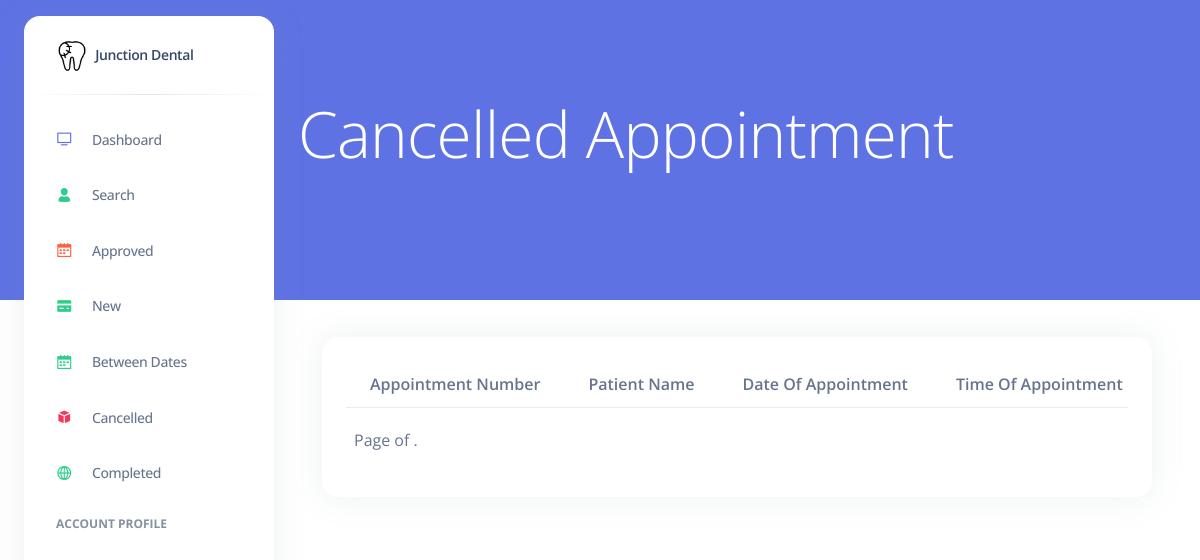
The app's page /Dashboard/DoctorPatientCancelledAppointment (signed in), older data.
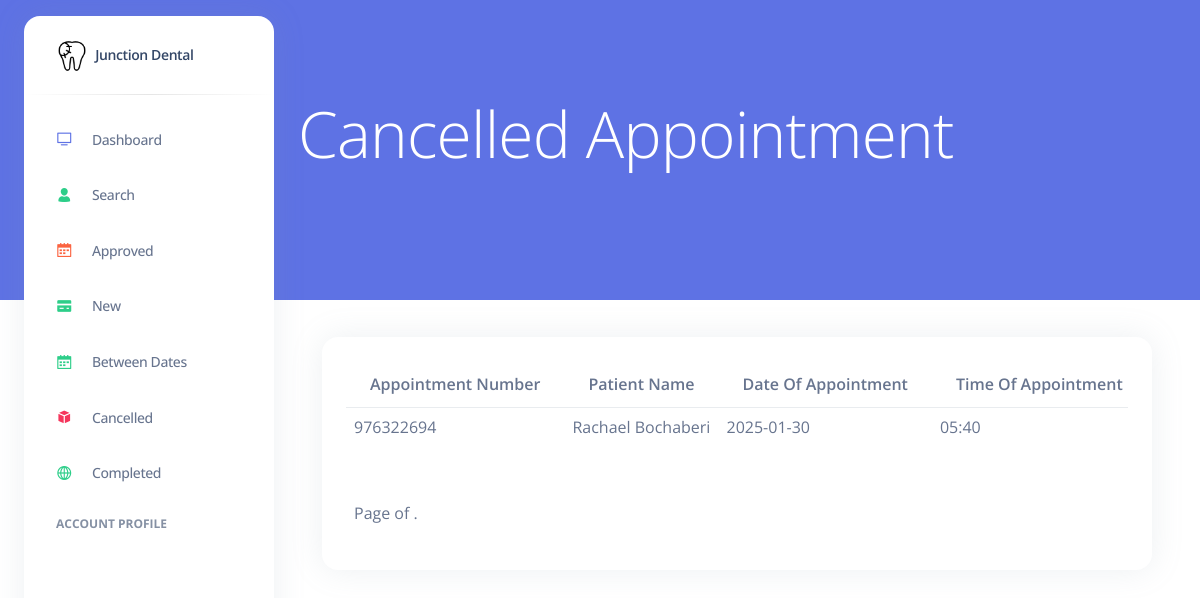
The same page, newer data.
### Appointment/models.py (models this page shows, shortened)
class Appointment(models.Model):
    appointment_number = models.IntegerField(default=0, null='TRUE')
    appointee = models.ForeignKey(User, on_delete=models.CASCADE, related_name='patients', null=True, blank=False)
    fullname = models.CharField(max_length=250)
    mobile_number = models.CharField(max_length=11)
    email = models.EmailField(max_length=100)
    date_of_appointment = models.CharField(max_length=250)
    time_of_appointment = models.CharField(max_length=250)
    doctor_id = models.ForeignKey(DoctorReg, blank=True, null=True, on_delete=models.CASCADE)
    worry_id = models.ForeignKey(Specialization, on_delete=models.CASCADE, default=0, null=False)
    additional_msg = models.TextField(blank=True)
    remark = models.CharField(max_length=250, default=0)
    status = models.CharField(default=0, max_length=200)
    prescription = models.TextField(blank=True, default=0)
    recommended_test = models.TextField(blank=True, default=0)
    created_at = models.DateTimeField(auto_now_add=True)
    updated_at = models.DateTimeField(auto_now=True)
    appoint_status = models.CharField('Status', max_length=10, null=True, choices=APPOINTMENT_STATUS_CHOICES, blank=False, )
    payment = models.BooleanField('Payment', default=False, blank=True, null=True, choices=PAYMENT_CHOICES)

### Dashboard/views.py (the view)
# urls.py: path('DoctorPatientCancelledAppointment', Patient_Cancelled_Appointment, name='patient_cancelled_appointment'),
@login_required(login_url='/accounts/login')
def Patient_Cancelled_Appointment(request):
    doctor_admin = request.user
    doctor_reg = DoctorReg.objects.get(member=doctor_admin)
    patientdetails1 = Appointment.objects.filter(status='Cancelled', doctor_id=doctor_reg)
    context = {'patientdetails1': patientdetails1, 'app_word': 'Cancelled'}
    return render(request, 'dashboard/includes/patient_app_appointment.html', context)

### Templates/dashboard/includes/patient_app_appointment.html (shortened to what this page needs)
{% extends 'dashboard/base.html' %}
{% block content %}
<div class="container-fluid page-header py-5 mb-5 wow fadeIn" data-wow-delay="0.1s">
    <div class="container py-5">
        <h1 class="display-3 text-white mb-3 animated slideInDown">{{app_word}}  Appointment</h1>
    </div>
</div>
<div class="container-xxl py-1">
    <div class="container">
    <div class="row">
    <div class="col-sm-20">
    <div class="card card- table">
    <div class="card-body">
    <div class="table-responsive">
    <table class="table table-hover table-center mb-0 datatable">
    <thead>
    <tr>
    <th>Appointment Number</th>
    <th>Patient Name</th>
    <th>Date of Appointment</th>
    <th>Time of Appointment</th>
    </tr>
    </thead>
    <tbody>
        {% for i in patientdetails1 %}
    <tr>
    <td>{{i.appointment_number}}</td>
    <td>{{i.fullname}}</td>
    <td>{{i.date_of_appointment}}</td>
    <td>{{i.time_of_appointment}}</td>
    </tr> {% endfor %}
    </tbody>
    </table>
<div class="pagination" style="padding-top: 20px;padding-bottom: 20px;text-align: center;">
    <span class="step-links">
        <span class="current">
            Page {{ view_appointment.number }} of {{ view_appointment.paginator.num_pages }}.
        </span>
    </span>
</div>
    </div>
    </div>
    </div>
    </div>
    </div>
    </div>
</div>
{% endblock %}

Row changes from the older to the newer data that the page shows:
added Appointment: status "Cancelled", appointment_number "976322694", fullname "Rachael Bochaberi", date_of_appointment "2025-01-30", time_of_appointment "05:40"
Text that changed along with them:
{{ app_word }}: "Cancelled" → (not shown)
